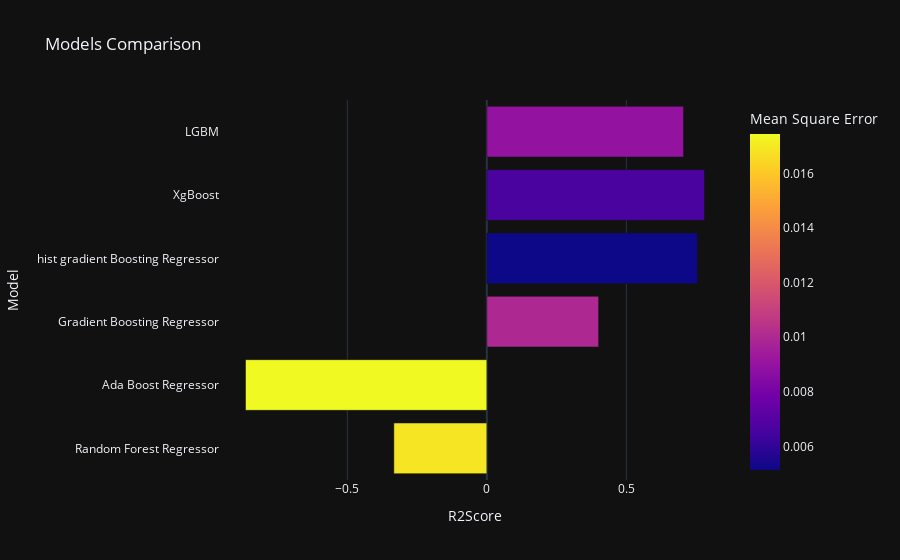

Write notebook code for a chart like this one.
### Code cell
import plotly.express as px
px.bar(data_frame= models, x = 'R2Score', y = 'Model', color = 'Mean Square Error', template = 'plotly_dark', title = 'Models Comparison')

### Figure 1 — Plotly figure (JSON) as saved in the notebook; plotly's stock layout.template omitted (floating-point values rounded to 4 significant figures)
{"data": [{"alignmentgroup": "True", "hovertemplate": "R2Score=%{x}<br>Model=%{y}<br>Mean Square Error=%{marker.color}<extra></extra>", "legendgroup": "", "marker": {"color": [0.01685, 0.01744, 0.009968, 0.005142, 0.006668, 0.008945], "coloraxis": "coloraxis", "pattern": {"shape": ""}}, "name": "", "offsetgroup": "", "orientation": "h", "showlegend": false, "textposition": "auto", "type": "bar", "x": [-0.3334, -0.8652, 0.4008, 0.7551, 0.7803, 0.7053], "xaxis": "x", "y": ["Random Forest Regressor", "Ada Boost Regressor", "Gradient Boosting Regressor", "hist gradient Boosting Regressor", "XgBoost", "LGBM"], "yaxis": "y"}], "layout": {"barmode": "relative", "coloraxis": {"colorbar": {"title": {"text": "Mean Square Error"}}, "colorscale": [[0, "#0d0887"], [0.1111, "#46039f"], [0.2222, "#7201a8"], [0.3333, "#9c179e"], [0.4444, "#bd3786"], [0.5556, "#d8576b"], [0.6667, "#ed7953"], [0.7778, "#fb9f3a"], [0.8889, "#fdca26"], [1, "#f0f921"]]}, "legend": {"tracegroupgap": 0}, "title": {"text": "Models Comparison"}, "xaxis": {"anchor": "y", "domain": [0, 1], "title": {"text": "R2Score"}}, "yaxis": {"anchor": "x", "domain": [0, 1], "title": {"text": "Model"}}}}
